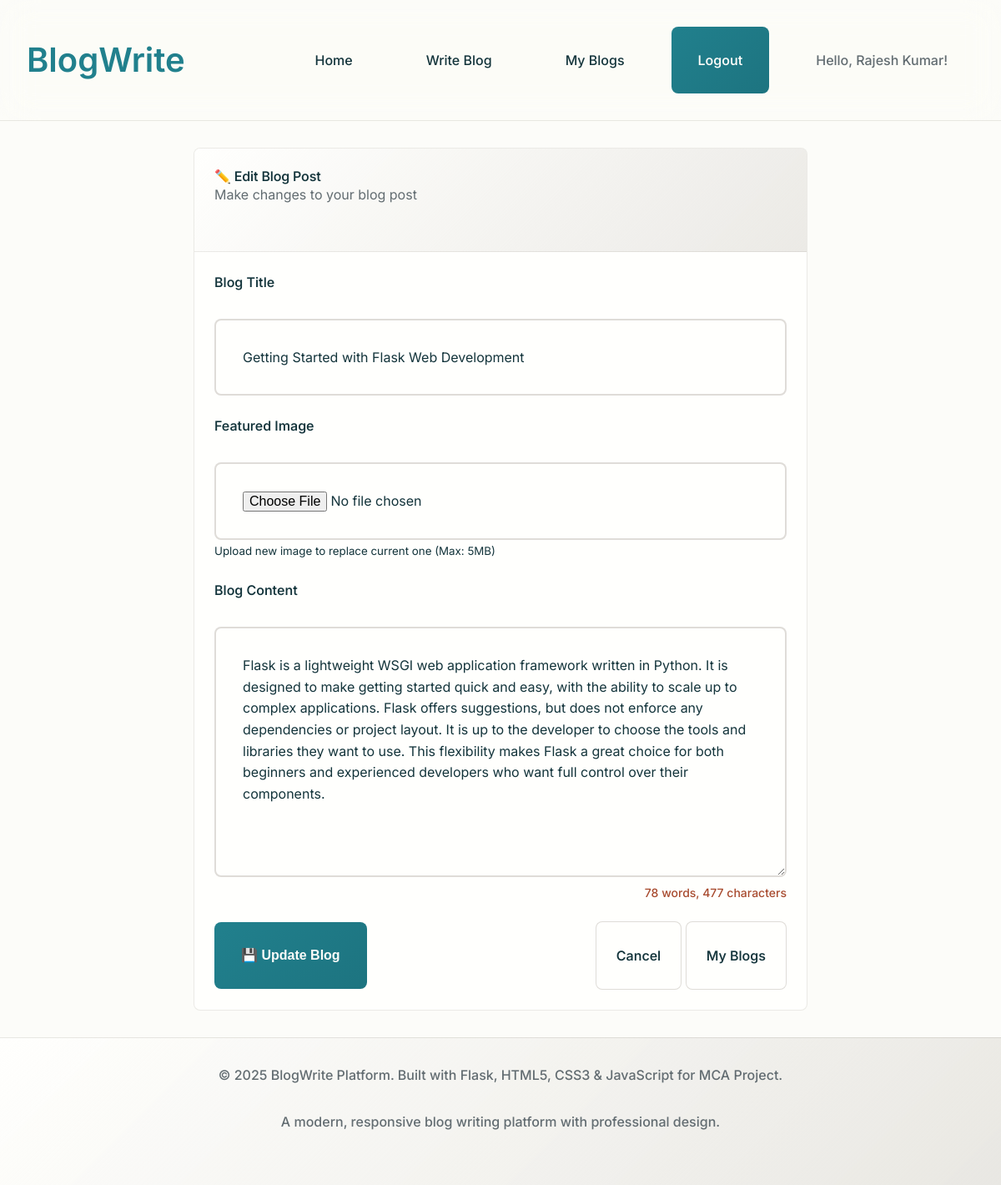
/edit_blog/1 (signed in), run on the app's committed database.
### tables this page shows
CREATE TABLE blogs (
            id INTEGER PRIMARY KEY AUTOINCREMENT,
            title TEXT NOT NULL,
            content TEXT NOT NULL,
            image_path TEXT,
            author_id INTEGER NOT NULL,
            created_at TIMESTAMP DEFAULT CURRENT_TIMESTAMP,
            updated_at TIMESTAMP DEFAULT CURRENT_TIMESTAMP,
            likes INTEGER DEFAULT 0,
            FOREIGN KEY (author_id) REFERENCES users (id)
        );

### app.py (the view, shortened to what this page needs)
@app.route('/edit_blog/<int:id>', methods=['GET', 'POST'])
@login_required
def edit_blog(id):
    conn = get_db_connection()
    blog = conn.execute('SELECT * FROM blogs WHERE id = ? AND author_id = ?',
                       (id, session['user_id'])).fetchone()
    if not blog:
        flash('Blog not found or you do not have permission to edit it!', 'error')
        conn.close()
        return redirect(url_for('my_blogs'))
    conn.close()
    return render_template('edit_blog.html', blog=blog)

### app.py (called while the page is built)
def get_db_connection():
    conn = sqlite3.connect('instance/blog_database.db')
    conn.row_factory = sqlite3.Row
    return conn

def login_required(f):
    @wraps(f)
    def decorated_function(*args, **kwargs):
        if 'user_id' not in session:
            flash('Please log in to access this page.', 'error')
            return redirect(url_for('login'))
        return f(*args, **kwargs)
    return decorated_function

@app.context_processor
def inject_current_year():
    return {'current_year': datetime.now().year}

### templates/edit_blog.html (shortened to what this page needs)
{% extends "base.html" %}
{% block content %}
<section class="container" style="max-width: 800px; margin: 2rem auto;">
    <div class="card">
        <div class="card-header">
            <h2>✏️ Edit Blog Post</h2>
            <p>Make changes to your blog post</p>
        </div>
        <div class="card-body">
            <form method="POST" enctype="multipart/form-data" id="blog-form">
                <div class="form-group">
                    <label for="title" class="form-label">Blog Title</label>
                    <input type="text" id="title" name="title" class="form-control" required
                           value="{{ blog.title }}">
                </div>
                <div class="form-group">
                    <label for="image" class="form-label">Featured Image</label>
                    <input type="file" id="image" name="image" class="form-control"
                           accept="image/jpeg,image/jpg,image/png,image/gif">
                    <small class="text-muted">Upload new image to replace current one (Max: 5MB)</small>
                </div>
                <div class="form-group">
                    <label for="content" class="form-label">Blog Content</label>
                    <textarea id="content" name="content" class="form-control large" required>{{ blog.content }}</textarea>
                </div>
                <div class="d-flex justify-between align-center">
                    <button type="submit" class="btn btn-lg">
                        💾 Update Blog
                    </button>
                    <div class="gap-2">
                        <a href="{{ url_for('view_blog', id=blog.id) }}" class="btn btn-secondary">Cancel</a>
                        <a href="{{ url_for('my_blogs') }}" class="btn btn-secondary">My Blogs</a>
                    </div>
                </div>
            </form>
        </div>
    </div>
</section>
{% endblock %}

### data on the page
blogs: title "Getting Started with Flask Web Development", content "Flask is a lightweight WSGI web application framework written in Python. It is designed to make getting started quick and easy, with the ability to scale up to complex applications. Flask offers suggestions, but does not enforce any dependencies or project layout. It is up to the developer to choose the tools and libraries they want to use. This flexibility makes Flask a great choice for both beginners and experienced developers who want full control over their components."

### other printed values
{{ session.user_name }} "Rajesh Kumar"
